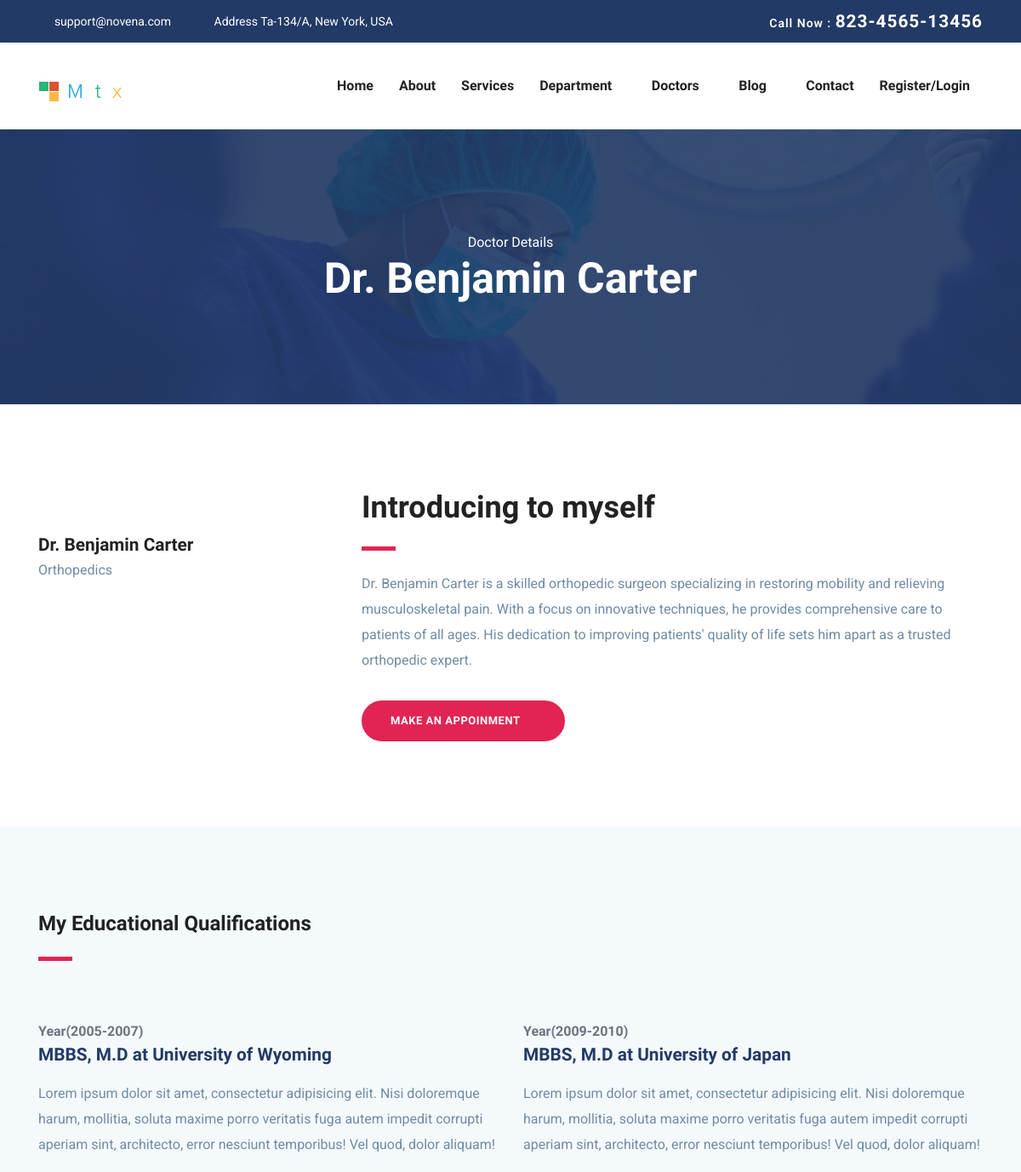
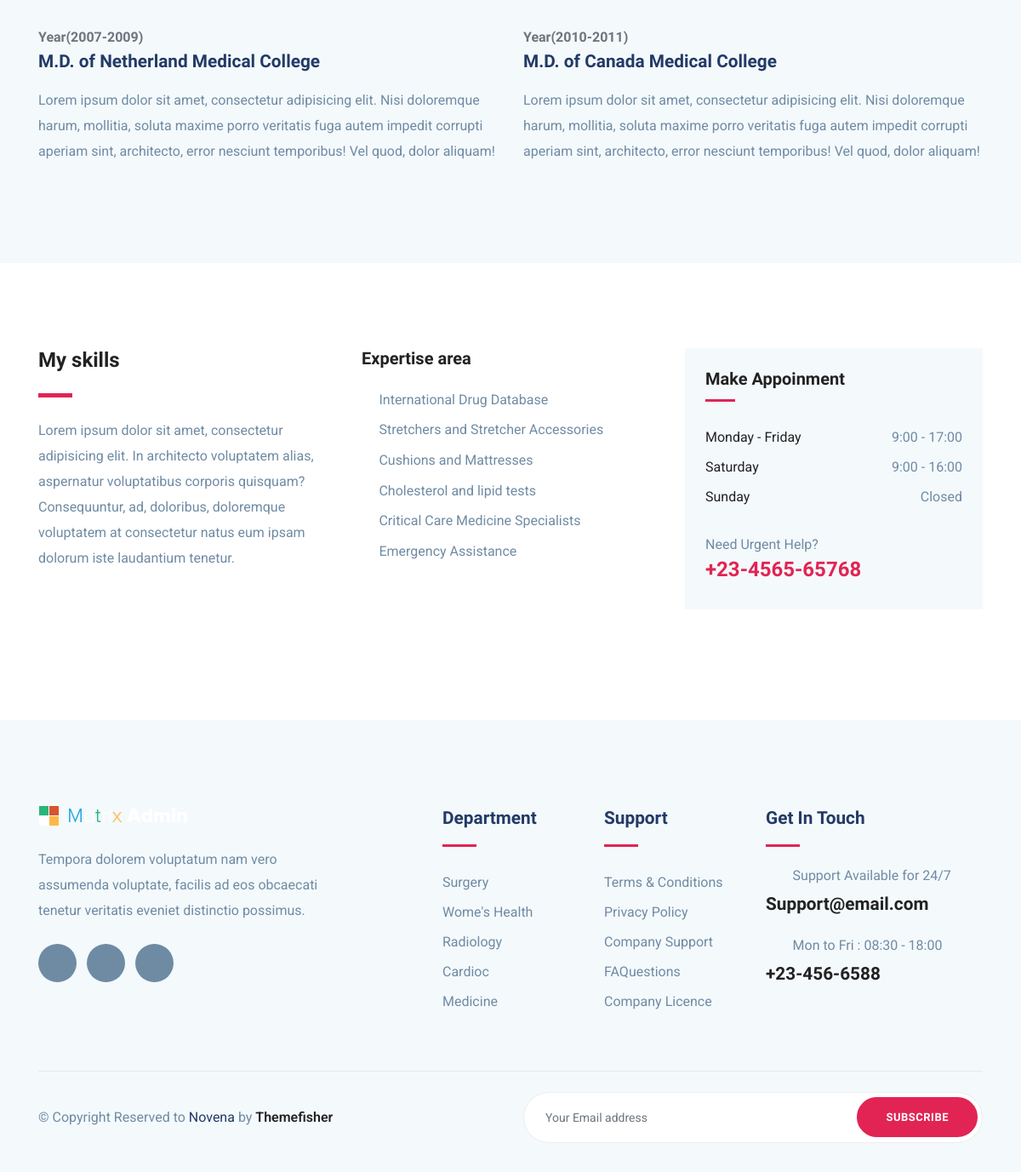
The page /FrontEnd/single_doctor/8 on the database its author committed (2 pictures, top to bottom).
### Backend/models.py (models this page shows)
class doctordb(models.Model):
    name=models.CharField(max_length=100,null=True,blank=True)
    username=models.CharField(max_length=100,null=True,blank=True)
    image=models.ImageField(upload_to="doctor_profile",null=True,blank=True)
    email=models.EmailField(null=True,blank=True,max_length=50)
    address=models.CharField(max_length=100,null=True,blank=True)
    description=models.CharField(max_length=100,null=True,blank=True)
    password=models.CharField(max_length=100,null=True,blank=True)
    department=models.CharField(max_length=100,null=True,blank=True)
    contact=models.CharField(max_length=100,null=True,blank=True)

### FrontEnd/views.py (the view)
# urls.py: path('single_doctor/<int:doc_id>',views.single_doctor,name="single_doctor"),
def single_doctor(request,doc_id):
    doc=doctordb.objects.get(id=doc_id)
    return render(request,"single_doctor.html",{"doc":doc})

### FrontEnd/templates/single_doctor.html (shortened to what this page needs)
<!DOCTYPE html>
{% load static %}
<html lang="zxx">
<head>
  <link rel="stylesheet" href="{% static 'plugins/bootstrap/css/bootstrap.min.css' %}">
  <link rel="stylesheet" href="{% static 'plugins/icofont/icofont.min.css' %}">
  <link rel="stylesheet" href="{% static 'plugins/slick-carousel/slick/slick.css' %}">
  <link rel="stylesheet" href="{% static 'plugins/slick-carousel/slick/slick-theme.css' %}">
  <link rel="stylesheet" href="{% static 'css/style.css' %}">
</head>
<body id="top">
<header>
	<div class="header-top-bar">
		<div class="container">
			<div class="row align-items-center">
				<div class="col-lg-6">
					<ul class="top-bar-info list-inline-item pl-0 mb-0">
						<li class="list-inline-item"><a href="mailto:support@gmail.com"><i class="icofont-support-faq mr-2"></i>support@novena.com</a></li>
						<li class="list-inline-item"><i class="icofont-location-pin mr-2"></i>Address Ta-134/A, New York, USA </li>
					</ul>
				</div>
				<div class="col-lg-6">
					<div class="text-lg-right top-right-bar mt-2 mt-lg-0">
						<a href="tel:+23-345-67890" >
							<span>Call Now : </span>
							<span class="h4">823-4565-13456</span>
						</a>
					</div>
				</div>
			</div>
		</div>
	</div>
	<nav class="navbar navbar-expand-lg navigation" id="navbar">
		<div class="container">
		 	 <a class="navbar-brand" href="index.html">
			  	<img src="images/logo.png" alt="" class="img-fluid">
			  </a>
		  <div class="collapse navbar-collapse" id="navbarmain">
			<ul class="navbar-nav ml-auto">
			  <li class="nav-item active">
				<a class="nav-link" href="{% url 'homepage' %}">Home</a>
			  </li>
			   <li class="nav-item"><a class="nav-link" href="{% url 'about' %}">About</a></li>
			    <li class="nav-item"><a class="nav-link" href="{% url 'service' %}">Services</a></li>
			    <li class="nav-item dropdown">
					<a class="nav-link dropdown-toggle" href="#" id="dropdown02" data-toggle="dropdown" aria-haspopup="true" aria-expanded="false">Department <i class="icofont-thin-down"></i></a>
			  	</li>
			  	<li class="nav-item dropdown">
					<a class="nav-link dropdown-toggle" href="#" id="dropdown03" data-toggle="dropdown" aria-haspopup="true" aria-expanded="false">Doctors <i class="icofont-thin-down"></i></a>
			  	</li>
			   <li class="nav-item dropdown">
					<a class="nav-link dropdown-toggle" href="blog-sidebar.html" id="dropdown05" data-toggle="dropdown" aria-haspopup="true" aria-expanded="false">Blog <i class="icofont-thin-down"></i></a>
			  	</li>
			   <li class="nav-item"><a class="nav-link" href="{% url 'contact' %}">Contact</a></li>
				{% if request.session.username %}
			   <li class="nav-item"><a class="nav-link" href="{% url 'user_Logout' %}">{{request.session.username}} / Logout</a></li>
				{% else %}
				<li class="nav-item"><a class="nav-link" href="{% url 'login_signup' %}">Register/Login</a></li>
				{% endif %}
			</ul>
		  </div>
		</div>
	</nav>
</header>
<section class="page-title bg-1">
  <div class="container">
    <div class="row">
      <div class="col-md-12">
        <div class="block text-center">
          <span class="text-white">Doctor Details</span>
          <h1 class="text-capitalize mb-5 text-lg">{{doc.name}}</h1>
        </div>
      </div>
    </div>
  </div>
</section>
<section class="section doctor-single">
	<div class="container">
		<div class="row">
			<div class="col-lg-4 col-md-6">
				<div class="doctor-img-block">
					<div class="info-block mt-4">
						<h4 class="mb-0">{{doc.name}}</h4>
						<p>{{doc.department}}</p>
						<ul class="list-inline mt-4 doctor-social-links">
							<li class="list-inline-item"><a href="#"><i class="icofont-facebook"></i></a></li>
							<li class="list-inline-item"><a href="#"><i class="icofont-twitter"></i></a></li>
							<li class="list-inline-item"><a href="#"><i class="icofont-skype"></i></a></li>
							<li class="list-inline-item"><a href="#"><i class="icofont-linkedin"></i></a></li>
							<li class="list-inline-item"><a href="#"><i class="icofont-pinterest"></i></a></li>
						</ul>
					</div>
				</div>
			</div>
			<div class="col-lg-8 col-md-6">
				<div class="doctor-details mt-4 mt-lg-0">
					<h2 class="text-md">Introducing to myself</h2>
					<div class="divider my-4"></div>
					<p>{{doc.description}}</p>
					<a href="{% url 'appointment_page' %}" class="btn btn-main-2 btn-round-full mt-3">Make an Appoinment<i class="icofont-simple-right ml-2  "></i></a>
				</div>
			</div>
		</div>
	</div>
</section>
<section class="section doctor-qualification gray-bg">
	<div class="container">
		<div class="row">
			<div class="col-lg-6">
				<div class="section-title">
					<h3>My Educational Qualifications</h3>
					<div class="divider my-4"></div>
				</div>
			</div>
		</div>
		<div class="row">
			<div class="col-lg-6">
				<div class="edu-block mb-5">
					<span class="h6 text-muted">Year(2005-2007) </span>
					<h4 class="mb-3 title-color">MBBS, M.D at University of Wyoming</h4>
					<p>Lorem ipsum dolor sit amet, consectetur adipisicing elit. Nisi doloremque harum, mollitia, soluta maxime porro veritatis fuga autem impedit corrupti aperiam sint, architecto, error nesciunt temporibus! Vel quod, dolor aliquam!</p>
				</div>
				<div class="edu-block">
					<span class="h6 text-muted">Year(2007-2009) </span>
					<h4 class="mb-3 title-color">M.D. of Netherland Medical College</h4>
					<p>Lorem ipsum dolor sit amet, consectetur adipisicing elit. Nisi doloremque harum, mollitia, soluta maxime porro veritatis fuga autem impedit corrupti aperiam sint, architecto, error nesciunt temporibus! Vel quod, dolor aliquam!</p>
				</div>
			</div>
			<div class="col-lg-6">
				<div class="edu-block mb-5">
					<span class="h6 text-muted">Year(2009-2010) </span>
					<h4 class="mb-3 title-color">MBBS, M.D at University of Japan</h4>
					<p>Lorem ipsum dolor sit amet, consectetur adipisicing elit. Nisi doloremque harum, mollitia, soluta maxime porro veritatis fuga autem impedit corrupti aperiam sint, architecto, error nesciunt temporibus! Vel quod, dolor aliquam!</p>
				</div>
				<div class="edu-block">
					<span class="h6 text-muted">Year(2010-2011) </span>
					<h4 class="mb-3 title-color">M.D. of Canada Medical College</h4>
					<p>Lorem ipsum dolor sit amet, consectetur adipisicing elit. Nisi doloremque harum, mollitia, soluta maxime porro veritatis fuga autem impedit corrupti aperiam sint, architecto, error nesciunt temporibus! Vel quod, dolor aliquam!</p>
				</div>
			</div>
		</div>
	</div>
</section>
<section class="section doctor-skills">
	<div class="container">
		<div class="row">
			<div class="col-lg-4">
				<h3>My skills</h3>
				<div class="divider my-4"></div>
				<p>Lorem ipsum dolor sit amet, consectetur adipisicing elit. In architecto voluptatem alias, aspernatur voluptatibus corporis quisquam? Consequuntur, ad, doloribus, doloremque voluptatem at consectetur natus eum ipsam dolorum iste laudantium tenetur.</p>
			</div>
			<div class="col-lg-4">
				<div class="skill-list">
					<h5 class="mb-4">Expertise area</h5>
					<ul class="list-unstyled department-service">
						<li><i class="icofont-check mr-2"></i>International Drug Database</li>
						<li><i class="icofont-check mr-2"></i>Stretchers and Stretcher Accessories</li>
						<li><i class="icofont-check mr-2"></i>Cushions and Mattresses</li>
						<li><i class="icofont-check mr-2"></i>Cholesterol and lipid tests</li>
						<li><i class="icofont-check mr-2"></i>Critical Care Medicine Specialists</li>
						<li><i class="icofont-check mr-2"></i>Emergency Assistance</li>
					</ul>
				</div>
			</div>
			<div class="col-lg-4">
				<div class="sidebar-widget  gray-bg p-4">
					<h5 class="mb-4">Make Appoinment</h5>
					<ul class="list-unstyled lh-35">
					  <li class="d-flex justify-content-between align-items-center">
					    <a href="#">Monday - Friday</a>
					    <span>9:00 - 17:00</span>
					  </li>
					  <li class="d-flex justify-content-between align-items-center">
					    <a href="#">Saturday</a>
					    <span>9:00 - 16:00</span>
					  </li>
					  <li class="d-flex justify-content-between align-items-center">
					    <a href="#">Sunday</a>
					    <span>Closed</span>
					  </li>
					</ul>
					<div class="sidebar-contatct-info mt-4">
						<p class="mb-0">Need Urgent Help?</p>
						<h3 class="text-color-2">+23-4565-65768</h3>
					</div>
				</div>
			</div>
		</div>
	</div>
</section>
<footer class="footer section gray-bg">
	<div class="container">
		<div class="row">
			<div class="col-lg-4 mr-auto col-sm-6">
				<div class="widget mb-5 mb-lg-0">
					<div class="logo mb-4">
						<img src="images/logo.png" alt="" class="img-fluid">
					</div>
					<p>Tempora dolorem voluptatum nam vero assumenda voluptate, facilis ad eos obcaecati tenetur veritatis eveniet distinctio possimus.</p>
					<ul class="list-inline footer-socials mt-4">
						<li class="list-inline-item"><a href="https://www.facebook.com/themefisher"><i class="icofont-facebook"></i></a></li>
						<li class="list-inline-item"><a href="https://twitter.com/themefisher"><i class="icofont-twitter"></i></a></li>
						<li class="list-inline-item"><a href="https://www.pinterest.com/themefisher/"><i class="icofont-linkedin"></i></a></li>
					</ul>
				</div>
			</div>
			<div class="col-lg-2 col-md-6 col-sm-6">
				<div class="widget mb-5 mb-lg-0">
					<h4 class="text-capitalize mb-3">Department</h4>
					<div class="divider mb-4"></div>
					<ul class="list-unstyled footer-menu lh-35">
						<li><a href="#">Surgery </a></li>
						<li><a href="#">Wome's Health</a></li>
						<li><a href="#">Radiology</a></li>
						<li><a href="#">Cardioc</a></li>
						<li><a href="#">Medicine</a></li>
					</ul>
				</div>
			</div>
			<div class="col-lg-2 col-md-6 col-sm-6">
				<div class="widget mb-5 mb-lg-0">
					<h4 class="text-capitalize mb-3">Support</h4>
					<div class="divider mb-4"></div>
					<ul class="list-unstyled footer-menu lh-35">
						<li><a href="#">Terms & Conditions</a></li>
						<li><a href="#">Privacy Policy</a></li>
						<li><a href="#">Company Support </a></li>
						<li><a href="#">FAQuestions</a></li>
						<li><a href="#">Company Licence</a></li>
					</ul>
				</div>
			</div>
			<div class="col-lg-3 col-md-6 col-sm-6">
				<div class="widget widget-contact mb-5 mb-lg-0">
					<h4 class="text-capitalize mb-3">Get in Touch</h4>
					<div class="divider mb-4"></div>
					<div class="footer-contact-block mb-4">
						<div class="icon d-flex align-items-center">
							<i class="icofont-email mr-3"></i>
							<span class="h6 mb-0">Support Available for 24/7</span>
						</div>
						<h4 class="mt-2"><a href="tel:+23-345-67890">Support@email.com</a></h4>
					</div>
					<div class="footer-contact-block">
						<div class="icon d-flex align-items-center">
							<i class="icofont-support mr-3"></i>
							<span class="h6 mb-0">Mon to Fri : 08:30 - 18:00</span>
						</div>
						<h4 class="mt-2"><a href="tel:+23-345-67890">+23-456-6588</a></h4>
					</div>
				</div>
			</div>
		</div>
		<div class="footer-btm py-4 mt-5">
			<div class="row align-items-center justify-content-between">
				<div class="col-lg-6">
					<div class="copyright">
						&copy; Copyright Reserved to <span class="text-color">Novena</span> by <a href="https://themefisher.com/" target="_blank">Themefisher</a>
					</div>
				</div>
				<div class="col-lg-6">
					<div class="subscribe-form text-lg-right mt-5 mt-lg-0">
						<form action="#" class="subscribe">
							<input type="text" class="form-control" placeholder="Your Email address">
							<a href="#" class="btn btn-main-2 btn-round-full">Subscribe</a>
						</form>
					</div>
				</div>
			</div>
		</div>
	</div>
</footer>
  </body>
  </html>

### FrontEnd/static/css/style.css (style rules this page uses)
html { overflow-x: hidden; }
body { line-height: 1.6; font-family: "Roboto", sans-serif; -webkit-font-smoothing: antialiased; font-size: 16px; color: #6F8BA4; font-weight: 400; }
h1, .h1, h2, .h2, h3, .h3, h4, .h4, h5, .h5, h6, .h6 { font-family: "Exo", sans-serif; font-weight: 700; color: #222; }
h1, .h1 { font-size: 2.5rem; }
h2, .h2 { font-size: 44px; }
h3, .h3 { font-size: 1.5rem; }
h4, .h4 { font-size: 1.3rem; line-height: 30px; }
h5, .h5 { font-size: 1.25rem; }
h6, .h6 { font-size: 1rem; }
p { line-height: 30px; }
input[type="email"], input[type="password"], input[type="text"], input[type="tel"] { box-shadow: none; height: 45px; outline: none; font-size: 14px; }
.form-control { box-shadow: none; border-radius: 0; }
.btn { display: inline-block; font-size: 14px; font-size: 0.8125rem; font-weight: 700; letter-spacing: .5px; padding: .75rem 2rem; font-family: "Exo", sans-serif; text-transform: uppercase; border-radius: 5px; border: 2px solid transparent; transition: all .35s ease; }
.btn-main-2 { background: #e12454; color: #fff; border-color: #e12454; }
.btn-round-full { border-radius: 50px; }
.section { padding: 100px 0; }
.text-md { font-size: 2.25rem; }
.text-lg { font-size: 3.75rem; }
a { color: #222; text-decoration: none; transition: all .35s ease; }
.page-title { padding: 120px 0px 70px 0px; position: relative; }
.page-title .block h1 { color: #fff; }
.title-color { color: #223a66; }
.section-title { margin-bottom: 70px; }
.text-lg { font-size: 50px; }
.gray-bg { background: #f4f9fc; }
#navbarmain { padding: 20px 0px; }
#navbarmain .nav-link { font-weight: 600; padding: 10px 15px; color: #222; font-family: "Exo", sans-serif; text-transform: capitalize; font-size: 16px; transition: all .25s ease; }
.dropdown-toggle::after { display: none; }
.navbar-brand { margin-top: 10px; }
.header-top-bar { background: #223a66; font-size: 14px; padding: 10px 0px; box-shadow: 0 1px 2px rgba(0, 0, 0, 0.05); color: #fff; }
.top-bar-info li a { color: #fff; margin-right: 20px; }
.top-right-bar a span { color: #fff; font-weight: 600; letter-spacing: 1px; }
.bg-1 { background: url("../images/bg/22.jpg") no-repeat 50% 50%; background-size: cover; position: relative; }
.text-color { color: #223a66; }
.text-color-2 { color: #e12454; }
.divider { width: 40px; height: 5px; background: #e12454; }
.department-service { margin-bottom: 40px; }
.department-service li { margin-bottom: 10px; }
.department-service li i { color: #e12454; }
.lh-35 { line-height: 35px; }
.sidebar-widget { margin-bottom: 30px; padding-bottom: 35px; }
.sidebar-widget h5 { margin-bottom: 30px; position: relative; padding-bottom: 15px; }
.sidebar-widget h5:before { position: absolute; content: ""; left: 0px; bottom: 0px; width: 35px; height: 3px; background: #e12454; }
.footer { padding-bottom: 10px; }
.footer .copyright a { font-weight: 600; }
.logo { font-weight: 600; letter-spacing: 1px; }
.widget .divider { height: 3px; }
.widget h4 { color: #223a66; }
.widget .footer-menu a { color: #6F8BA4; }
.footer-contact-block span { font-weight: 400; color: #6F8BA4; }
.footer-contact-block i { font-size: 20px; }
.footer-btm { border-top: 1px solid rgba(0, 0, 0, 0.06); }
.footer-socials li a { width: 45px; height: 45px; background: #6F8BA4; color: #fff; display: inline-block; text-align: center; border-radius: 100%; padding-top: 12px; }
.subscribe { position: relative; }
.subscribe .form-control { border-radius: 50px; height: 60px; padding-left: 25px; border-color: #eee; }
.subscribe .btn { position: absolute; right: 6px; top: 6px; }

### rows shown on the page
doctordb: name "Dr. Benjamin Carter", department "Orthopedics", description "Dr. Benjamin Carter is a skilled orthopedic surgeon specializing in restoring mobility and relieving musculoskeletal pain. With a focus on innovative techniques, he provides comprehensive care to patients of all ages. His dedication to improving patients' quality of life sets him apart as a trusted orthopedic expert."
